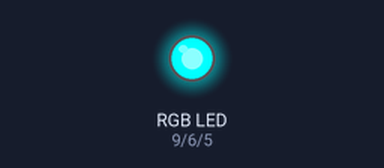
The sketch below on a simulated Arduino Uno, built with avr-gcc and run on an emulated ATmega328P. On the bench: an RGB LED mixed from three pins (HIGH = lit). What the sketch prints to the serial monitor is not drawn.

Above: at 0.1 s.
Timing chart, 0 to 1.6 s (numbered marks = the images above):
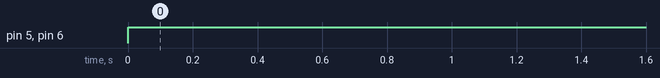

The sketch:

cheerlights.ino
```cpp
// (licence header left out)
// ***********************************************************************************************************
// This example selects the correct library to use based on the board selected under the Tools menu in the IDE.
// Yun, Wired Ethernet shield, wi-fi shield, and Spark are all supported.
// With Uno and Mega, the default is that you're using a wired ethernet shield (http://www.arduino.cc/en/Main/ArduinoEthernetShield)
// If you're using a wi-fi shield (http://www.arduino.cc/en/Main/ArduinoWiFiShield), uncomment the line below
// ***********************************************************************************************************
//#define USE_WIFI_SHIELD
#ifdef ARDUINO_ARCH_AVR

// Make sure that you put a 330 ohm resistor between the arduino
// pins and each of the color pins on the LED.
int pinRed = 9;
int pinGreen = 6;
int pinBlue = 5;
String color;
#endif

/*
  This is the ThingSpeak channel number for CheerLights
  https://thingspeak.com/channels/1417.  Field 1 contains a string with
  the latest CheerLights color.
*/
unsigned long cheerLightsChannelNumber = 1417;

void setup() {
  #ifdef ARDUINO_ARCH_AVR
    Serial.begin(115200);
    Serial.println("Ready to receive!");  // prints hello with ending line break
  #endif

  #ifdef ARDUINO_ARCH_AVR
      pinMode(pinRed,OUTPUT);
      pinMode(pinGreen,OUTPUT);
      pinMode(pinBlue,OUTPUT);
  #endif
}

void loop() {
  if (color == "") {
    color = "red";
  }
  if (Serial.available()) {      // If anything comes in Serial (USB),
    color = Serial.readString();// read the incoming data as string
    color.trim();
    //Serial.println(color);
  }

  // Read the latest value from field 1 of channel 1417
  //String color = ThingSpeak.readStringField(cheerLightsChannelNumber, 1);
  Serial.print("printing color: ");
  Serial.println(color);
  setColor(color);

  // Check again in 5 seconds
  delay(5000);
}

// List of CheerLights color names
String colorName[] = {"none","red","pink","green","blue","cyan","white","warmwhite","oldlace","purple","magenta","yellow","orange"};

// Map of RGB values for each of the Cheerlight color names
int colorRGB[][3] = {     0,  0,  0, // "none"
                        255,  0,  0, // "red"
                        255,192,203, // "pink"
                          0,255,  0, // "green"
                          0,  0,255, // "blue"
                          0, 255,255, // "cyan",
                        255, 50,100, // "white",
                        255, 30, 10, // "warmwhite",
                        255, 30, 10, // "oldlace",
                        128,  0, 25, // "purple",
                        255,  0, 50, // "magenta",
                        255, 100,  0, // "yellow",
                        255, 10,  0}; // "orange"};

void setColor(String color)
{
  // Look through the list of colors to find the one that was requested
  //Serial.print("looking through color list: ");
  //Serial.println(color);
  for(int iColor = 0; iColor <= 12; iColor++)
  {
    if(color == colorName[iColor])
    {
      //Serial.print("found color: ");
      //Serial.println(color);
    // When it matches, look up the RGB values for that color in the table,
    // and write the red, green, and blue values.
      #ifdef ARDUINO_ARCH_AVR
        analogWrite(pinRed,255-colorRGB[iColor][0]);
        Serial.print(255-colorRGB[iColor][0]);
        Serial.print(" ");
        analogWrite(pinGreen,255-colorRGB[iColor][1]);
        Serial.print(255-colorRGB[iColor][1]);
        Serial.print(" ");
        analogWrite(pinBlue,255-colorRGB[iColor][2]);
        Serial.println(255-colorRGB[iColor][2]);
      #endif
      return;
    }
  }
}
```

Measured:
- by itself, pin 5 (pinBlue), pin 6 (pinGreen): LOW → HIGH at 0.00 s
